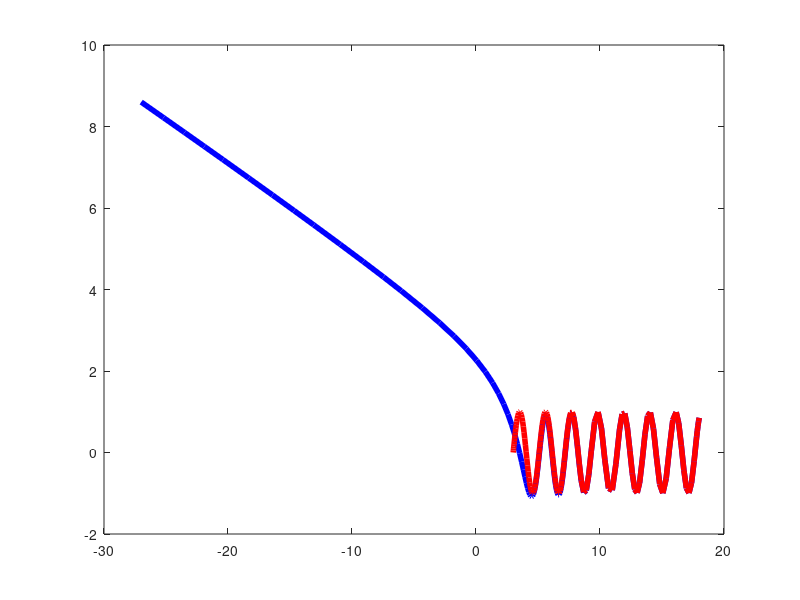
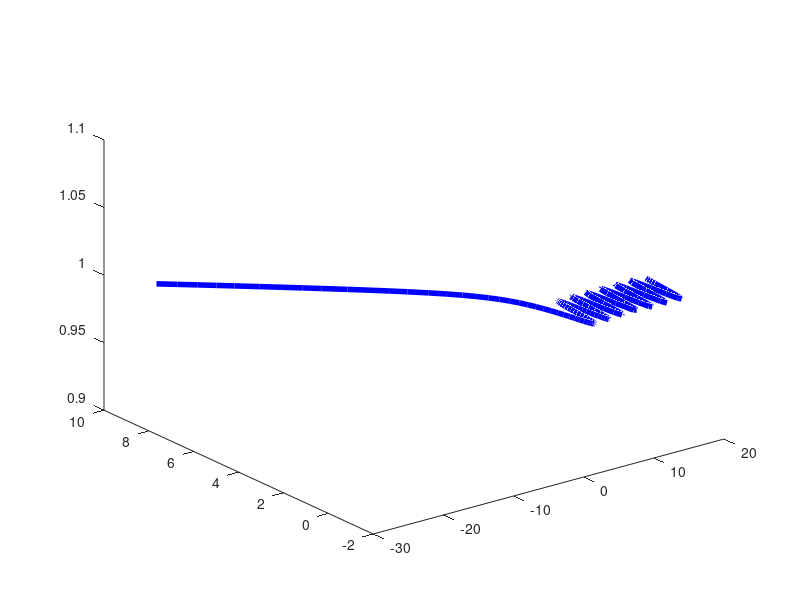
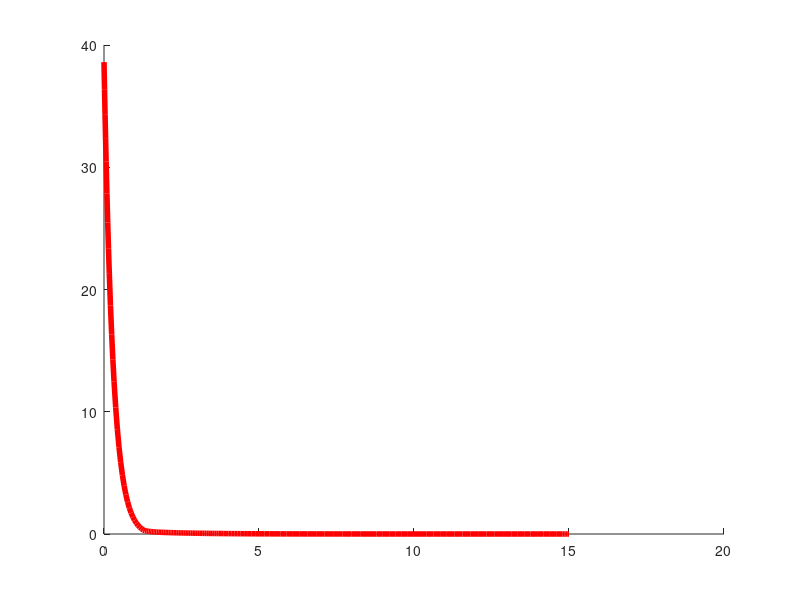

Reproduce these figures in MATLAB, in order.
function [plotdata]=Project_p2()
clear all
close all
clc


%%XY plane


% Motion Control of Mobile Robots based on Linearization
% Example: Rectilinear
% Method #1 using ode45

clear all
close all
clc

Tf=15; % Total Time

actualx(1,:)=[0, 9.6, -140*pi/180]; % Initial Condition where the robot starts.
% format [x0, y0, z0 theta0 theta1]. Play around with the initital configuration and
% see the result.

 xdes_vec(1,:)=[30, 1, 2*pi]; % Initial Desired configuration
 E(1,:) = xdes_vec(1,:)-actualx(1,:); % Initial configuration error

x0=E(1,:); % Initial Input to the ode45 i.e. initial error

[T,X] = ode45(@(t,x)errordynamics(t,x),[0 Tf],x0); % ode to solve edot=A*e


%% 
function [dx ] = errordynamics(t,x)
        
    dr=1.8; % damping ration (PLAY AROUND WITH IT AND SEE THE RESULT)
    wd=0; % desired steering velocity (CALCULATING FROM TRAJECTORY INFO)
    vd=1.5; % desired linear velocity (CALCULATING FROM TRAJECTORY INFO)
    nf=1; % natural frequency (PLAY AROUND WITH IT AND SEE THE RESULT)
    k1=2*dr*nf; % controller gain
    k3=k1; % controller gain
    k2=(nf^2-wd^2)/vd; % controller gain
              
        dx=zeros(3,1);
        
        % Equation 11.68 in the siciliano's book can be written as follows
        % in the state space format
        dx(1) = -k1*x(1);
        dx(2) = 3*x(3);
        dx(3) = -k2*x(2)-k3*x(3);
end
    
%% 
% The output of the ode45 for edot=A*e is e! Therefore, e=X, so:
xerror=X(:,1); % error in x
yerror=X(:,2); % error in y
terror=X(:,3); % error in theta

error_vec=[xerror, yerror, terror]; % error vector
[T_r_2,tc] = size(T);
z_level(T_r_2,:)=zeros;

for i=1:size(T)
    % calculating the desired trajectory
    xdes=3+1*T(i); % COMING FROM THE (PLANNED) TRAJECTORY INFORMATION
    ydes=sin(3*T(i)); % COMING FROM THE TRAJECTORY INFORMATION 
    tdes=30*pi/180; % Theta_desired: COMING FROM THE TRAJECTORY INFORMATION
    xdes_vec(i,:)=[xdes, ydes, tdes]; % desired trajectory
    
    z_level(i,:) = 1;

end

actualx=xdes_vec - error_vec; % Actual configuration of the robot

plotdata(T_r_2,3) =zeros;
 
 for i=1:size(T)
 plotdata(i,:) = [actualx(i,1),actualx(i,2),z_level(i,1)];


 end


% Plot
figure('Name','Trajectory Plot')
plot(actualx(:,1), actualx(:,2),'b','LineWidth', 4);
hold on 
plot(xdes_vec(:,1), xdes_vec(:,2),'r','LineWidth', 4);

%%PLot 3D space
figure('Name','3D Trajectory')
plot3(actualx(:,1),actualx(:,2),z_level,'b','LineWidth', 4)


figure('Name','Cartesian Error')
hold on
plot(T,abs(X(:,1))+abs(X(:,2)),'r', 'LineWidth', 4);

end